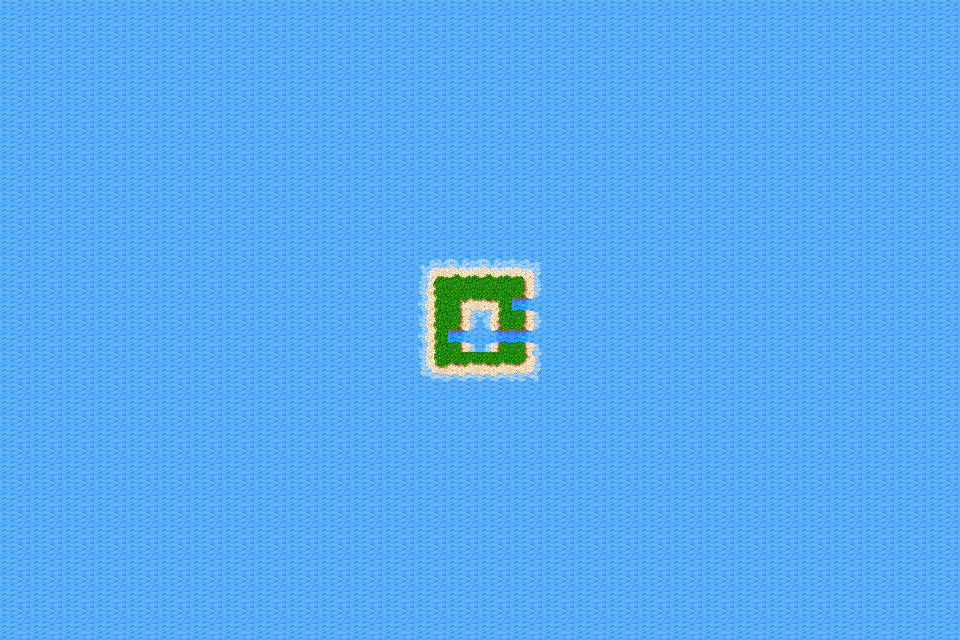

Tiled map render using the project's own tile images. Description and the map definition, with tile-layer contents summarised, below:
An orthogonal 30x20 tile map with 32x32 px tiles, 1 tile layer (background), 3 tilesets.

<map version="1.0" orientation="orthogonal" width="30" height="20" tilewidth="32" tileheight="32">
 <tileset firstgid="1" name="dg_grounds32" tilewidth="32" tileheight="32">
  <image source="dg_grounds32.png" width="288" height="608" />
 </tileset>
 <tileset firstgid="172" name="dg_edging132" tilewidth="32" tileheight="32">
  <image source="dg_edging132.png" width="256" height="512" />
 </tileset>
 <tileset firstgid="300" name="tmw_desert_spacing" tilewidth="32" tileheight="32" spacing="1" margin="1">
  <image source="tmw_desert_spacing.png" width="265" height="199" />
 </tileset>
 <layer name="background" width="30" height="20">
  <data>[600 cells, 600 non-empty, 11 distinct tile ids]</data>
 </layer>
</map>
